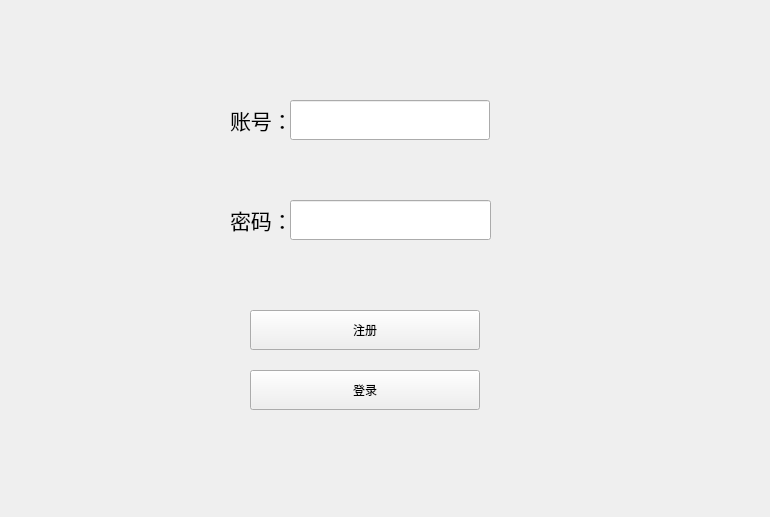
<?xml version="1.0" encoding="UTF-8"?>
<ui version="4.0">
 <class>Widget</class>
 <widget class="QWidget" name="Widget">
  <property name="geometry">
   <rect>
    <x>0</x>
    <y>0</y>
    <width>770</width>
    <height>517</height>
   </rect>
  </property>
  <property name="minimumSize">
   <size>
    <width>770</width>
    <height>517</height>
   </size>
  </property>
  <property name="maximumSize">
   <size>
    <width>770</width>
    <height>517</height>
   </size>
  </property>
  <property name="windowTitle">
   <string>Widget</string>
  </property>
  <widget class="QLabel" name="label">
   <property name="geometry">
    <rect>
     <x>230</x>
     <y>100</y>
     <width>60</width>
     <height>40</height>
    </rect>
   </property>
   <property name="font">
    <font>
     <family>Arial</family>
     <pointsize>16</pointsize>
    </font>
   </property>
   <property name="text">
    <string>账号：</string>
   </property>
  </widget>
  <widget class="QLabel" name="label_2">
   <property name="geometry">
    <rect>
     <x>230</x>
     <y>200</y>
     <width>60</width>
     <height>40</height>
    </rect>
   </property>
   <property name="font">
    <font>
     <family>Arial</family>
     <pointsize>16</pointsize>
    </font>
   </property>
   <property name="text">
    <string>密码：</string>
   </property>
  </widget>
  <widget class="QPushButton" name="Signup_btn_s">
   <property name="geometry">
    <rect>
     <x>250</x>
     <y>310</y>
     <width>230</width>
     <height>40</height>
    </rect>
   </property>
   <property name="text">
    <string>注册</string>
   </property>
  </widget>
  <widget class="QPushButton" name="pushButton_2">
   <property name="geometry">
    <rect>
     <x>250</x>
     <y>370</y>
     <width>230</width>
     <height>40</height>
    </rect>
   </property>
   <property name="text">
    <string>登录</string>
   </property>
  </widget>
  <widget class="QLineEdit" name="lineEdit">
   <property name="geometry">
    <rect>
     <x>290</x>
     <y>100</y>
     <width>200</width>
     <height>40</height>
    </rect>
   </property>
   <property name="font">
    <font>
     <family>Arial</family>
     <pointsize>16</pointsize>
    </font>
   </property>
  </widget>
  <widget class="QLineEdit" name="lineEdit_2">
   <property name="geometry">
    <rect>
     <x>290</x>
     <y>200</y>
     <width>201</width>
     <height>40</height>
    </rect>
   </property>
   <property name="font">
    <font>
     <family>Arial</family>
     <pointsize>16</pointsize>
    </font>
   </property>
  </widget>
 </widget>
 <resources/>
 <connections/>
</ui>
